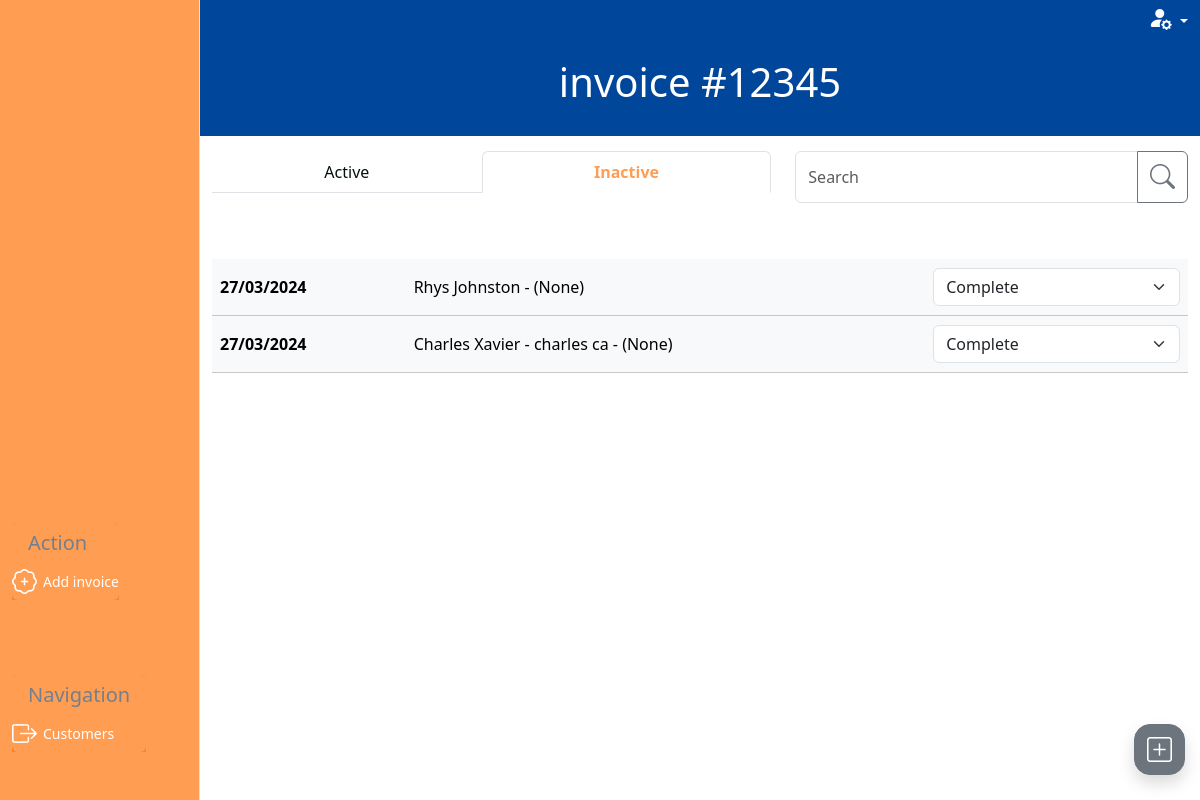
The page /invoices/invoice_list?filter=inactive on the database as committed earlier.
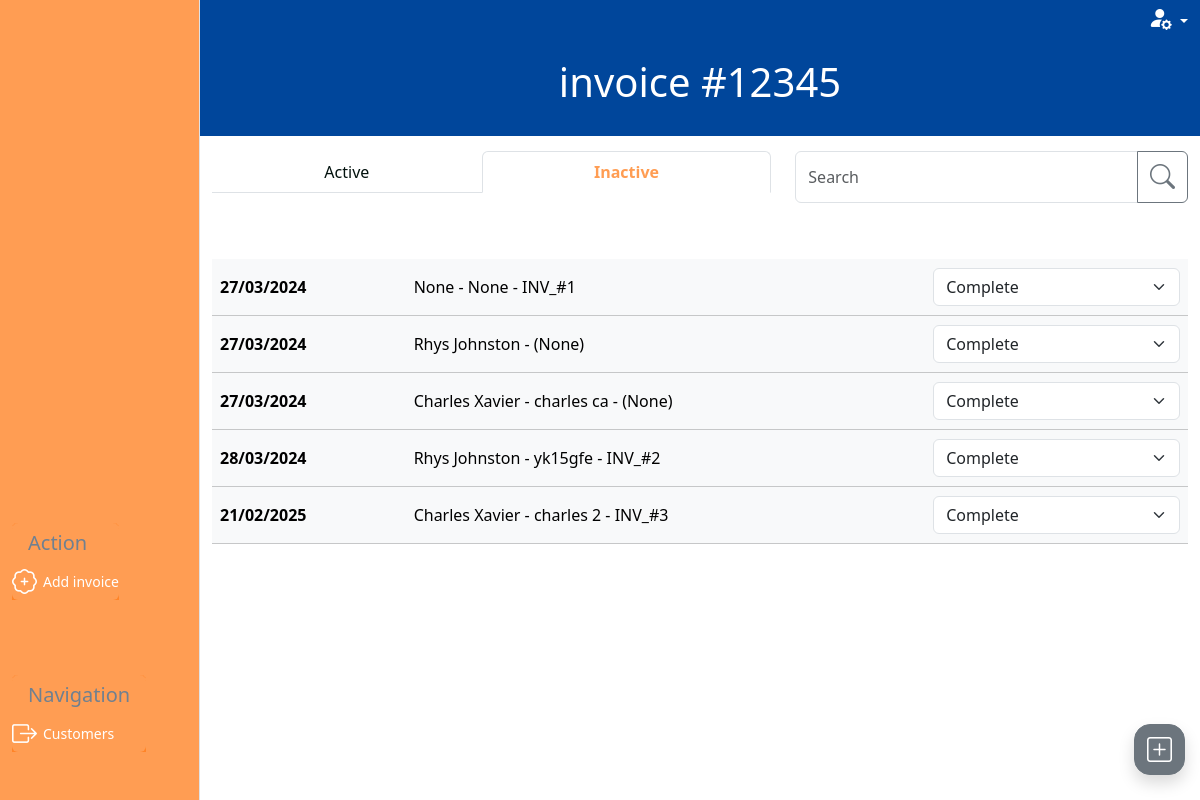
The same page on the database as committed later.
### invoice/models.py (models this page shows, shortened)
class Invoice(models.Model):
    class InvoiceStatus(models.IntegerChoices):
        WORK_ON_HOLD = 1, 'Work on hold'
        OPEN = 2, 'Open'
        READY_FOR_PROCESSING = 3, 'Ready for processing'
        READY_FOR_VERIFICATION = 4, 'Ready for verification'
        SENT_TO_CUSTOMER = 5, 'Sent to customer'
        COMPLETE = 6, 'Complete'
    inv_number = models.CharField(
        max_length=10, null=True, editable=False)
    inv_integer = models.PositiveIntegerField(null=True, editable=False)
    customer = models.ForeignKey(
        Customer, on_delete=models.PROTECT, related_name='invoices',
        blank=True, null=True)
    vehicle = models.ForeignKey(
        Vehicle, on_delete=models.PROTECT, related_name='invoices',
        blank=True, null=True)
    date_in = models.DateTimeField(blank=True, null=True)
    mileage = models.PositiveIntegerField(blank=True, null=True)
    status = models.PositiveSmallIntegerField(
        choices=InvoiceStatus.choices, blank=True, null=True)
    active = models.BooleanField(default=True, blank=True, null=True)
    subtotal = models.PositiveIntegerField(blank=True, null=True)
    vat_subtotal = models.PositiveIntegerField(blank=True, null=True)
    grand_total = models.PositiveIntegerField(blank=True, null=True)
    slug = models.SlugField(max_length=100, unique=True, blank=False, null=False)
    unique_id = models.CharField(null=True, blank=True, max_length=100)
    def __str__(self):
        if self.inv_integer:
            result = f'{self.customer} - {self.vehicle} - {self.inv_number}'
        elif self.customer and self.vehicle:
            result = f'{self.customer} - {self.vehicle} - ({self.unique_id})'
        elif self.customer or self.vehicle:
            result = f'{self.customer or self.vehicle} - ({self.unique_id})'
        else:
            result = f'Blank invoice - ({self.unique_id})'
        return result

### customer/models.py (models this page shows, shortened)
class Customer(models.Model):
    class CustomerType(models.IntegerChoices):
        TRADE = 1, 'Trade'
        PRIVATE = 2, 'Private'
    class PaymentTerms(models.IntegerChoices):
        PIA = 1, 'Payment in advance'
        NET_7 = 2, '7 days'
        NET_14 = 3, '14 days'
        NET_30 = 4, '30 days'
        NET_60 = 5, '60 days'
    name = models.CharField(max_length=20, blank=False, null=False)
    friendly_name = models.CharField(max_length=10, blank=True, null=True)
    type = models.PositiveSmallIntegerField(
        choices=CustomerType.choices, blank=True, null=True)
    address_line_1 = models.CharField(max_length=27, blank=True, null=True)
    address_line_2 = models.CharField(max_length=27, blank=True, null=True)
    city_region = models.CharField(max_length=27, blank=True, null=True)
    postcode = models.CharField(max_length=10, blank=True, null=True)
    contact_number_primary = models.CharField(max_length=20, blank=True, null=True)
    email = models.CharField(max_length=20, blank=True, null=True)
    payment_terms = models.PositiveSmallIntegerField(
        choices=PaymentTerms.choices, blank=True, null=True)
    active = models.BooleanField(default=True, blank=True, null=True)
    slug = models.SlugField(max_length=100, unique=True, blank=False, null=False)
    def __str__(self):
        return self.name

class Vehicle(models.Model):
    customer = models.ForeignKey(
        Customer, blank=False, null=False, on_delete=models.CASCADE)
    registration = models.CharField(max_length=10, null=False, blank=False)
    make = models.CharField(max_length=27, blank=True, null=True)
    model = models.CharField(max_length=27, blank=True, null=True)
    active = models.BooleanField(default=True, blank=True, null=True)
    slug = models.SlugField(max_length=100, unique=True, blank=False, null=False)
    def __str__(self):
        return self.registration

### invoice/views.py (the view, shortened to what this page needs)
# urls.py: path('invoice_list', views.invoice_list, name='invoice_list'),
def invoice_list(request):
    create_invoice_form = InvoiceForm(initial={'status': 2})
    invoices = Invoice.objects.all()
    query = None
    filter_mapping = {
        'active': [2, 3, 4],
        'pending': [5,],
        'inactive': [1, 6]
    }
    filter = 'active'
    if request.method == 'GET':
        if 'filter' in request.GET:
            filter = request.GET['filter']
    status_to_filter = filter_mapping.get(filter)
    invoices=invoices.filter(status__in=status_to_filter)
    all_status_options = dict(Invoice.InvoiceStatus.choices)
    status_mapping = {
        1: (2,),
        2: (3, 1),
        3: (4, 2),
        4: (5, 3),
        5: (6, 4)
    }
    class_mapping = {
        1: 'table-secondary',
        3: 'table-success',
        4: 'table-warning'
    }
    for invoice in invoices:
        available_status_options = status_mapping.get(invoice.status, {})
        invoice.available_status_options = extract_options(all_status_options, *available_status_options)
    context = {
        'create_invoice_form': create_invoice_form,
        'invoices': invoices,
        'search_term': query,
        'filter_status': filter,
        'table_class_dict': class_mapping
    }
    return render(request, 'invoice/invoice_list.html', context)

### invoice/context_processors/context_processors.py (called while the page is built)
def user_creds(request):
    return {
        'Mechanic': request.user.groups.filter(name='Mechanic').exists(),
        'Accounts': request.user.groups.filter(name='Accounts').exists(),
        'Foreman': request.user.groups.filter(name='Foreman').exists(),
    }

### invoice/forms.py (called while the page is built)
def add_or_edit_button(slug):
    if slug:
        text = 'Edit'
    else:
        text = 'Create'
    return text

def add_or_edit_path(slug, type):
    if slug:
        path = reverse('edit_'+type, args=[slug])
    else:
        path = reverse('create_'+type)
    return path

def add_or_edit_modal(slug, type, layout):
    if slug:
        layout
    else:
        layout = Modal(
            layout,
            css_id=type+"_modal",
            title="Add "+type.capitalize(),
            css_class="modal-lg h-100 overflow-y-auto"
        )
    return  layout

    def create_option(self, name, value, label, selected, index, subindex=None, attrs=None):
        option = super().create_option(
            name, value, label, selected, index, subindex=subindex, attrs=attrs)
        try:
            instance = self.choices.queryset.get(pk=value.value)
            option_fk = instance.customer.id
            if option_fk:
                option['attrs']['class'] = option_fk
        except:
            option['attrs']['class'] = 'no_customer'
        return option

### invoice/templatetags/custom_tags.py (called while the page is built)
@register.filter
def get_class(value, arg):
    return arg.get(value, 'table-light')

@register.filter
def date_uk(value):
    return formats.date_format(value, "d/m/Y")

### invoice/views.py (called while the page is built)
def extract_options(status_options, *keys_to_keep):
    return {key: status_options[key] for key in keys_to_keep}

### invoice/templates/invoice/invoice_list.html (shortened to what this page needs)
{% extends "base_dashboard.html" %}
{% load static %}
{% load crispy_forms_tags %}
{% load custom_tags %}
{% block css %}
{{ block.super }}
<link rel="stylesheet" href="{% static 'invoice/css/invoice.css' %}">
{% endblock %}
{% block page_title %}Invoice list{% endblock %}Invoices{% block page_heading %}invoice #12345{% endblock %}
{% block side_menu_action_items %}
<a type="button" data-bs-toggle="modal" data-bs-target="#invoice_modal" class="btn side-menu-link text-white"><i
        class="bi bi-patch-plus"></i> <span>Add invoice</span></a>
{% endblock side_menu_action_items %}
{% block side_menu_nav_items %}
<a href="{% url 'customer_list' %}" class="btn side-menu-link text-white"><i
        class="bi bi-box-arrow-right"></i><span>Customers</span></a>
{% endblock side_menu_nav_items %}
{% block filter_search %}
<div class="col-7 d-none d-lg-block mb-4">
    <ul class="nav nav-tabs nav-fill" role="navigation">
        <li class="nav-item">
            <a class="nav-link {% if filter_status == 'active' %}active" aria-current="page" {% else %}" {% endif %}
            href="{% url 'invoice_list' %}">Active</a>
        </li>
        <li class="nav-item">
            <a class="nav-link {% if filter_status == 'inactive' %}active" aria-current="page" {% else %}" {% endif %}
            href="{% url 'invoice_list' %}?filter=inactive">Inactive</a>
        </li>
    </ul>
</div>
<div class="col-lg-5 d-none d-lg-block ">
    <form action="{% url 'invoice_list' %}" method="GET">
        {% include 'includes/searchbar.html' %}
    </form>
</div>
{% endblock %}
{% block dashboard_content %}
<table class="table table-hover align-middle">
    <tbody>
        {% if invoices %}
        {% for invoice in invoices %}
        {% with status=invoice.status %}
        {% if status == 1 and Mechanic or status == 3 and Mechanic %}
        {% elif status == 4 and not Accounts %}
        {% else %}
        <tr class="{{ invoice.status|get_class:table_class_dict }}">
            <th scope="row " class="d-none d-lg-table-cell">
                <a href="{% url 'invoice_summary' invoice.slug %}">{{invoice.date_in|date_uk}}</a>
            </th>
            <td class="d-none d-lg-table-cell">
                <a href="{% url 'invoice_summary' invoice.slug %}">{{invoice}}</a>
            </td>
            <td>
                <form action="{% url 'invoice_list' %}" method="POST" id="invoice_change_status_{{invoice.pk}}">
                    <select class="form-select" aria-label="Default select example" onchange="submitForm(this)"
                        name="status">
                        <option selected disabled>{{invoice.get_status_display}}</option>
                    </select>
                </form>
            </td>
        </tr>
        {% endif %}
        {% endwith %}
        {% endfor %}
        {% else %}
        <div class="text-center">
            <h5>No results</h5>
        </div>
        {% endif %}
    </tbody>
</table>
{% endblock %}

### templates/base_dashboard.html (shortened to what this page needs)
{% extends "base.html" %}
{% load static %}
{% block content %}
  <div class="container-fluid vh-100 main-container">
      <div class="row h-100">
      <div class="col-lg-2 d-none d-lg-block side-menu">
        <div class="container-fluid vh-100 border-end">
          <div class="row h-50">
            <div class="col-12"></div>
          </div>
          <div class="row h-25">
            <div class="col-12 action-container side-menu-container d-flex align-items-end">
              <div class="card">
                <div class="card-header">
                  <h5 class="card-title menu-title">Action</h5>
                </div>
                <div class="card-body p-0 w-100">
                  {% block side_menu_action_items %}
                  {% endblock side_menu_action_items %}
                </div>
              </div>
            </div>
          </div>
          <div class="row h-25">
            <div class="mb-5 col-12 navigation-container side-menu-container d-flex align-items-end">
              <div class="card">
                <div class="card-header">
                  <h5 class="card-title menu-title">Navigation</h5>
                </div>
                <div class="card-body p-0 w-100">
                  {% block side_menu_nav_items %}
                  {% endblock side_menu_nav_items %}
                </div>
              </div>
            </div>
          </div>
        </div>
      </div>
      <div class="col-12 col-lg-10 dashboard-outer p-0">
          <header class="container-fluid header-container">
            <div class="row">
                <div class="col text-end">
                  <div class="dropdown">
                    <a class="dropdown-toggle" href="#" role="button" data-bs-toggle="dropdown"
                      aria-expanded="false">
                      <i class="bi bi-person-fill-gear fs-4 text-white"></i>
                    </a>
                </div>
              </div>
            </div>
            <div class="row heading-row">
                <div class="col d-flex align-items-center justify-content-center heading-container">
                  <h1 class="d-inline">{% block page_heading %}{% endblock %}</h1>
                </div>
            </div>
          </header>
          <div class="container-fluid filter-search-container">
            <div class="row">
              {% block filter_search %}
              {% endblock %}
            </div>
          </div>
          <div class="container dashboard-content-container mt-4">
            <div class="row h-100">
                <div class="col-12">
                {% block dashboard_content %}
                {% endblock %}
                </div>
            </div>
          </div>
      </div>
    </div>
  </div>
{% include "includes/mobile_menu.html" %}
{% endblock %}

### templates/base.html (shortened to what this page needs)
{% load static %}
<!doctype html>
<html lang="en">
<head>
  {% block css %}
  <link href="https://cdn.jsdelivr.net/npm/bootstrap@5.3.3/dist/css/bootstrap.min.css" rel="stylesheet"
>
  <link rel="stylesheet" href="https://cdn.jsdelivr.net/npm/bootstrap-icons@1.11.3/font/bootstrap-icons.min.css">
  <link rel="stylesheet" href="{% static 'css/base.css' %}">
  {% endblock %}
</head>
<body>
  {% block content %}
  {% endblock %}
</body>
</html>

### templates/includes/searchbar.html (shortened to what this page needs)
<div class="input-group mb-3">
    <input id="search-bar" type="text" class="form-control" placeholder="Search" aria-label="Search"
        aria-describedby="search-confirm" name="q">
    <button class="btn btn-outline-secondary" type="submit" id="search-confirm"><i class="bi bi-search"></i></button>
</div>

### templates/includes/mobile_menu.html (shortened to what this page needs)
<div class="dropup mobile-menu-container">
    <button class="btn btn-secondary mobile-menu-button rounded-4 shadow" type="button" data-bs-toggle="dropdown"
        aria-expanded="false">
        <i class="bi bi-plus-square"></i>
    </button>
</div>

### static/css/base.css (style rules this page uses)
html { height: 100%; overflow: hidden; }
a { color: black; text-decoration: none; }
i { font-size: 25px; }
.side-menu { padding: 0; }
.menu-title { color: slategrey; margin: 0; }
.side-menu .card { border: 0; }
.side-menu { background-color: rgba(255, 124, 26, 0.75) !important; color: white; border: 0; }
.side-menu .card .card-header, .side-menu .card .card-body { background-color: rgba(255, 124, 26, 0.75); border:0; }
.side-menu-link { display: flex; justify-content: end; align-items: center; justify-content: start; font-size: 14px; font-weight: 500; border:none; margin-right: 0px; padding: 0; }
.side-menu-link > i { font-size: 25px; margin-right: 6px; }
.header-container { background-color: #00469B; }
.dropdown-toggle { color: white; }
.heading-container h1 { color:white; }
.heading-row { height: 100px; margin-bottom: 15px; border-radius: 8px; }
.dashboard-outer { overflow-y: auto; height: 100vh; }
tr { line-height: 40px; }
th > a, td > a { text-decoration: none; display:block }
.mobile-menu-container { position: fixed; bottom: 25px; right: 15px; }
.mobile-menu-button { min-height: 3rem; min-width: 3rem; }
.mobile-menu-button i { font-weight: 800; color: white; font-size: 25px; }

### invoice/static/invoice/css/invoice.css (style rules this page uses)
.nav-item .nav-link { color: #03120E; }
.nav-tabs .nav-item .nav-link.active { color: #FF9D53!important; font-weight: 600; }

Rows that differ between the two databases and show on the page:
now on this page (row edited): Invoice: date_in "27/03/2024", inv_integer+customer+vehicle "None - None - INV_#1", status "Complete"
now on this page (row edited): Invoice: date_in "28/03/2024", inv_integer+customer+vehicle "Rhys Johnston - yk15gfe - INV_#2", status "Complete"
now on this page (row edited): Invoice: date_in "21/02/2025", inv_integer+customer+vehicle "Charles Xavier - charles 2 - INV_#3", status "Complete"
